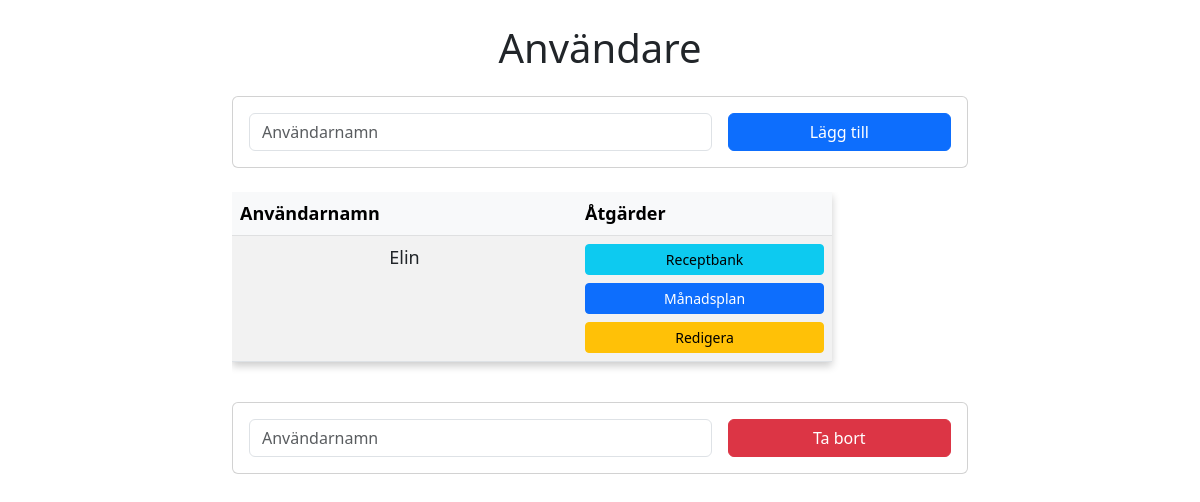
/, run on an earlier commit of the app's database.
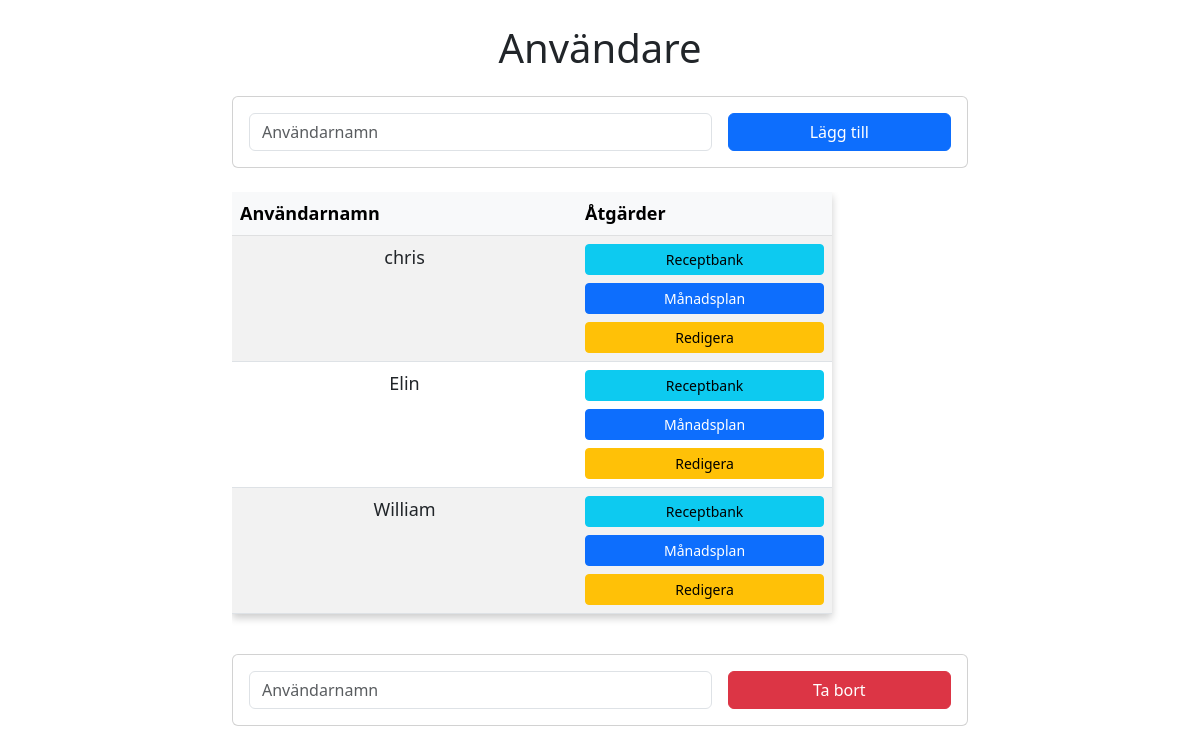
And on a later commit of the database.
### models/user.py (models this page shows)
class User(db.Model):
    __tablename__ = 'user'
    id = db.Column(db.Integer, primary_key=True)
    username = db.Column(db.String(100), unique=True, nullable=False)
    recipes = db.relationship('Recipe', backref='user', lazy=True, cascade="all, delete-orphan")  # One-to-Many
    plans = db.relationship('Plan', backref='user',lazy=True, cascade="all, delete-orphan")

### routes/routes.py (the view)
@routes.route('/', methods=['POST', 'GET'])
def index():
    if request.method == 'POST':
        value = request.form.get('action')
        if value == 'add':
            username = request.form.get('add_username')
            return create_user(username)
        elif value == 'remove':
            username = request.form.get('remove_username')
            return remove_user(username)
        elif value == 'edit':
            user_id = request.form.get('user_id')
            new_username = request.form.get('name')
            edit_user(user_id=user_id, new_username=new_username)
        return redirect('/')
    else:
        users = User.query.order_by(func.lower(User.username)).all()
        return render_template('index.html', users=users)

### routes/routes.py (called while the page is built)
@routes.before_request
def track_history():
    if 'history' not in session:
        session['history'] = []
    if request.method == 'GET' and request.endpoint not in ('static',):
        current_url = request.path  # only the path, not full URL
        history = session['history']
        if not history or history[-1] != current_url:
            history.append(current_url)
        if len(history) > 10:
            history.pop(0)
    session.modified = True  # Ensure changes are saved

@routes.context_processor
def inject_back_url():
    history = session.get('history', [])
    if len(history) >= 2:
        back_url = history[-2]
    else:
        back_url = url_for('routes.index')
    return dict(back_url=back_url)

### templates/index.html (shortened to what this page needs)
{% extends 'base.html' %}
{% block body %}
<div class="container mt-4">
    <div class="row justify-content-center">
        <div class="col-md-8">
            <h1 class="text-center mb-4">Användare</h1>
            <div class="card mb-4">
                <div class="card-body">
                    <form action="/" method="POST" class="row g-3 align-items-center">
                        <div class="col-md-8">
                            <input type="text" class="form-control" name="add_username" placeholder="Användarnamn" required>
                        </div>
                        <div class="col-md-4">
                            <button type="submit" name="action" value="add" class="btn btn-primary w-100">
                                Lägg till
                            </button>
                        </div>
                    </form>
                </div>
            </div>
            {% if users|length < 1 %}
                <div class="alert alert-info text-center">
                    Det finns inga användare registrerade
                </div>
            {% else %}
                <div class="table-responsive mb-4">
                    <table class="table table-striped table-hover">
                        <thead class="table-light">
                            <tr>
                                <th>Användarnamn</th>
                                <th>Åtgärder</th>
                            </tr>
                        </thead>
                        <tbody>
                            {% for user in users %}
                                <tr>
                                    <td>{{ user.username }}</td>
                                    <td>
                                        <div class="d-flex flex-column gap-2">
                                            <a href="/user/{{user.id}}/recipebank" class="btn btn-sm btn-info">
                                                Receptbank
                                            </a>
                                            <a href="/user/{{user.id}}/planbank" class="btn btn-sm btn-primary">
                                                Månadsplan
                                            </a>
                                            <form id="submit-form" method="POST" action="">
                                                <button
                                                    type="button"
                                                    onclick="openModal('{{ user.name }}', '{{ user.id}}')"
                                                    class="btn btn-sm btn-warning w-100">
                                                    Redigera
                                                </button>
                                            </form>
                                        </div>
                                    </td>
                                </tr>
                            {% endfor %}
                        </tbody>
                    </table>
                </div>
                <div class="card">
                    <div class="card-body">
                        <form action="/" method="POST" class="row g-3 align-items-center">
                            <div class="col-md-8">
                                <input type="text" class="form-control" name="remove_username" placeholder="Användarnamn" required>
                            </div>
                            <div class="col-md-4">
                                <button type="submit" name="action" value="remove" class="btn btn-danger w-100">
                                    Ta bort
                                </button>
                            </div>
                        </form>
                    </div>
                </div>
            {% endif %}
        </div>
    </div>
</div>
{% endblock %}

### templates/base.html (shortened to what this page needs)
<!DOCTYPE html>
<html lang="en">
<head>
    <link rel="stylesheet" href="{{ url_for('static', filename='css/main.css') }}">
    <link href="https://cdn.jsdelivr.net/npm/bootstrap@5.3.0/dist/css/bootstrap.min.css" rel="stylesheet">
</head>
<body>
    {% block body %} {% endblock %}
</body>
</html>

### static/css/main.css (style rules this page uses)
body { margin: 0; font-family: sans-serif; }
table { width: 80%; max-width: 600px; border-collapse: collapse; background-color: #f8f9fa; box-shadow: 0 4px 8px rgba(0, 0, 0, 0.2); }
th, td { border: 2px solid #000; padding: 12px; text-align: center; font-size: 18px; }
th { background-color: #343a40; color: white; }
tr:nth-child(even) { background-color: #e9ecef; }

What changed in the data, as far as the page shows it:
added User: username "chris"
added User: username "William"
